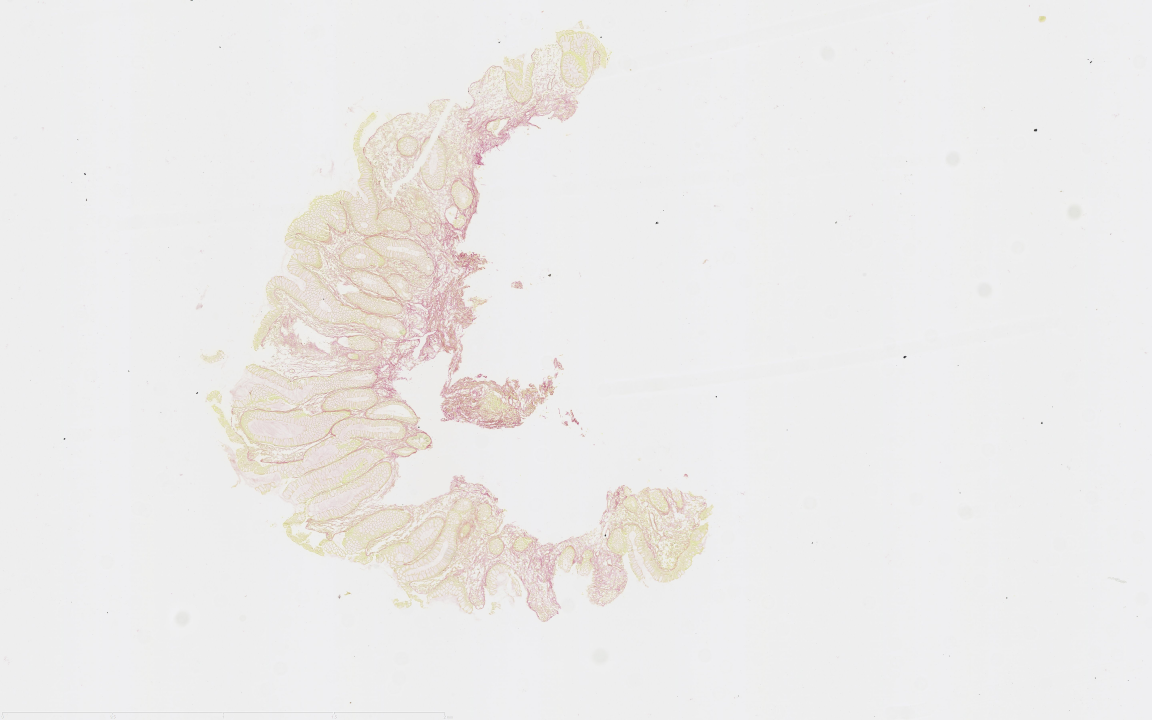
#> input picture app/samples/161511023716926557.jpg, 5760 x 3600 px (shown at 1/5 size)
$ python k-means.py
#> lines starting #> are read from the running program, lines starting #| are printed output that depends on the picture; after the words box and inside, x2 and y2 are one past the last pixel; in counts of white or black regions, pixels touching at a corner belong together
import numpy
import numpy as np
import matplotlib.pyplot as plt
import matplotlib;
import cv2
from PIL import Image
import os;
from math import sqrt
from imantics import Mask


def remove_channels(data, rgb: list, defualt_replace_color=[255, 255, 255]):
    r1, g1, b1 = rgb
    r2, g2, b2 = defualt_replace_color  # Value that we want to replace it with
    red, green, blue = data[:, :, 0], data[:, :, 1], data[:, :, 2]
    mask = (red == r1) & (green == g1) & (blue == b1)
    data[:, :, :3][mask] = [r2, g2, b2]
    return data


def closest_color(all_colors, rgb):
    r, g, b = rgb
    color_diffs = []
    for color in all_colors:
        cr, cg, cb = color
        color_diff = sqrt(abs(r - cr) ** 2 + abs(g - cg) ** 2 + abs(b - cb) ** 2)
        color_diffs.append((color_diff, color))
    return min(color_diffs)[1]


# construct the argument parser and parse the arguments
# plt.matplotlib_fname()
# load the image and convert it from BGR to RGB so that
# we can dispaly it with matplotlib
image_original = cv2.imread("../../samples/161511023716926557.jpg");
#> image_original is the input picture: shape (3600, 5760, 3); mean B, G, R 234, 235.1, 236.7

scale_percent = 10  # percent of original size
width = int(image_original.shape[1] * scale_percent / 100)
#> width = 576
height = int(image_original.shape[0] * scale_percent / 100)
#> height = 360
dim = (width, height)
#> dim = (576, 360)

# resize image
image = cv2.resize(image_original, dim, interpolation=cv2.INTER_AREA)
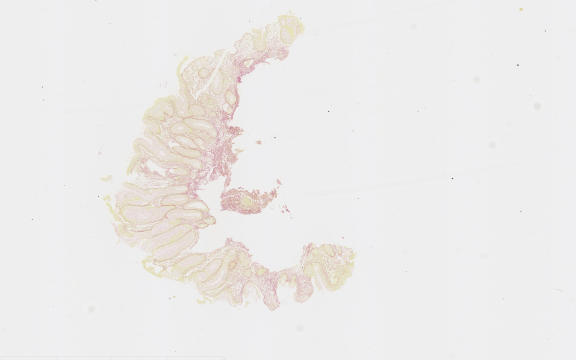
#> image: shape (360, 576, 3); mean B, G, R 234, 235.1, 236.7
cv2.imshow("Image", image)

# Change color to RGB (from BGR)
image = cv2.cvtColor(image, cv2.COLOR_BGR2RGB)
pixel_vals = image.reshape((-1, 3))

# Convert to float type
pixel_vals = np.float32(pixel_vals)
criteria = (cv2.TERM_CRITERIA_EPS + cv2.TERM_CRITERIA_MAX_ITER, 100, 0.85)

# then perform k-means clustering wit h number of clusters defined as 3
# also random centres are initally chosed for k-means clustering
k = 3
retval, labels, centers = cv2.kmeans(pixel_vals, k, None, criteria, 10, cv2.KMEANS_RANDOM_CENTERS)
#> retval = 5063312.8; centers = [[220.3, 198, 189], [238.5, 238.4, 238.5], [229.7, 220.5, 209.4]]

# convert data into 8-bit values
# print()
centers = np.uint8(centers)
#> centers = [[220, 198, 189], [238, 238, 238], [229, 220, 209]]
wanted_channel = closest_color(centers, [233, 150, 122])
#> the loop in closest_color, `for color in all_colors:` made 3 passes
#> (cr, cg, cb, color_diff) on passes 1 to 3: (220, 198, 189, 83.44), (238, 238, 238, 145.7), (229, 220, 209, 111.7)
#> after the loop in closest_color, `for color in all_colors:`: color_diffs = [(83.44, [220, 198, 189]), (145.7, [238, 238, 238]), (111.7, [229, 220, 209])]
#> wanted_channel = [220, 198, 189]
wanted_channels = []

for rgb in centers:
    if numpy.array_equal(rgb, wanted_channel):
        wanted_channels.append([0, 0, 0])
    else:
        wanted_channels.append([255, 255, 255])
#> this loop made 3 passes
#> after the loop, wanted_channels = [[0, 0, 0], [255, 255, 255], [255, 255, 255]]

former_centers = np.uint8(numpy.array(wanted_channels))
#> former_centers = [[0, 0, 0], [255, 255, 255], [255, 255, 255]]

segmented_data = former_centers[labels.flatten()]

# reshape data into the original image dimensions
segmented_image = segmented_data.reshape((image.shape))
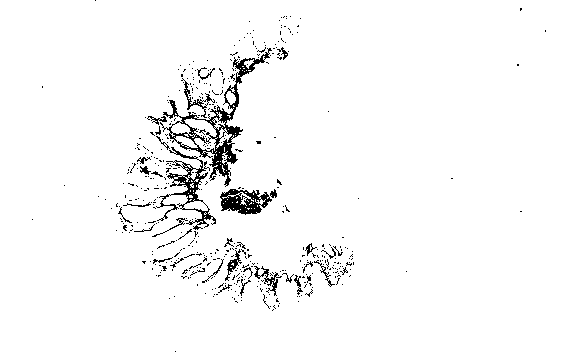
#> segmented_image: shape (360, 576, 3); 96.8% white; black in thin lines or dots, all inside (x1, y1, x2, y2) = (32, 0, 546, 352)
gray = cv2.cvtColor(segmented_image, cv2.COLOR_BGR2GRAY)
binarized = 1.0 * (gray > 127)
print(binarized)
#> (printed output is left out)
percent = []
for i in range(len(centers)):
    j = list(labels).count(i)
    j = j / (len(labels))
    percent.append(j)
#> this loop made 3 passes
#> j on passes 1 to 3: 0.0324, 0.876, 0.0916
#> after the loop, percent = [0.0324, 0.876, 0.0916]

plt.pie(percent, colors=np.array(centers / 255), labels=np.arange(len(centers)))
plt.show()
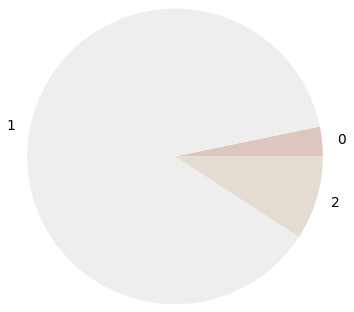
#> figure drawn by matplotlib, 1 panel

cv2.imshow("seg", binarized)

cv2.waitKey(0)
cv2.destroyAllWindows()

$ run again, with app/samples/1613121615185344828.jpg copied over app/samples/161511023716926557.jpg
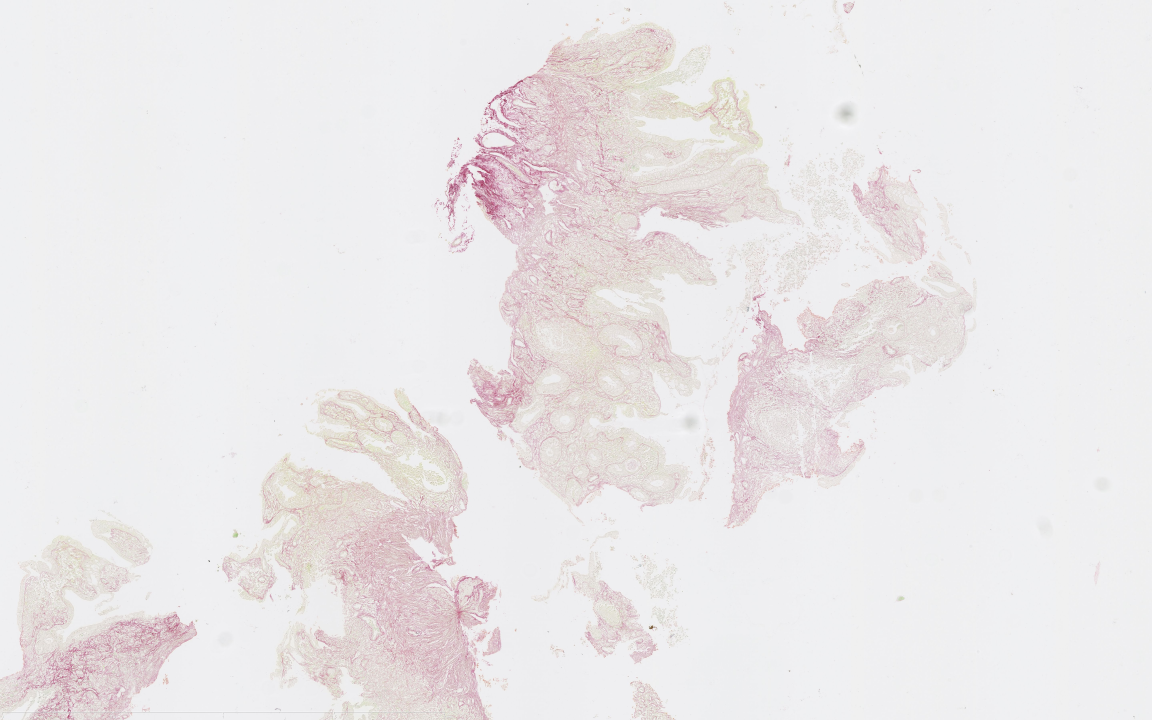
#> input picture app/samples/1613121615185344828.jpg, 5760 x 3600 px (shown at 1/5 size)
#> image_original is the input picture: shape (3600, 5760, 3); mean B, G, R 233.1, 232.1, 235.2
#> `retval, labels, centers = cv2.kmeans(pixel_vals, k, None, criteria, 10..`: retval = 9579830.5; centers = [[217.2, 191, 197.2], [238.9, 238.9, 240.1], [226.9, 218.4, 215.6]]
#> `centers = np.uint8(centers)`: centers = [[217, 190, 197], [238, 238, 240], [226, 218, 215]]
#> the loop in closest_color, `for color in all_colors:` made 3 passes
#> (cr, cg, cb, color_diff) on passes 1 to 3: (217, 190, 197, 86.49), (238, 238, 240, 147.3), (226, 218, 215, 115.4)
#> after the loop in closest_color, `for color in all_colors:`: color_diffs = [(86.49, [217, 190, 197]), (147.3, [238, 238, 240]), (115.4, [226, 218, 215])]
#> wanted_channel = [217, 190, 197]
#> the loop `for rgb in centers:` made 3 passes
#> after the loop `for rgb in centers:`: wanted_channels = [[0, 0, 0], [255, 255, 255], [255, 255, 255]]
#> `segmented_image = segmented_data.reshape((image.shape))`:
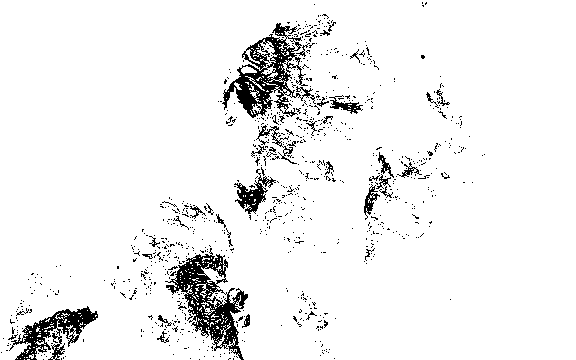
#> segmented_image: shape (360, 576, 3); 93.9% white; 896 black regions (856 under 20 px), largest, box (x1, y1, x2, y2) and area: (165, 248, 248, 360) 3053, (222, 23, 316, 118) 2938, (9, 306, 98, 360) 1696
#> (printed output is left out)
#> the loop `for i in range(len(centers)):` made 3 passes
#> j on passes 1 to 3: 0.0607, 0.757, 0.183
#> after the loop `for i in range(len(centers)):`: percent = [0.0607, 0.757, 0.183]
#> `plt.show()`:
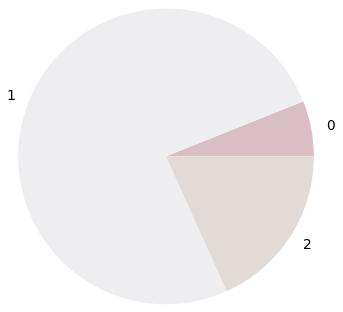
#> figure drawn by matplotlib, 1 panel

$ run again, with app/samples/1613121624583666626.jpg copied over app/samples/161511023716926557.jpg
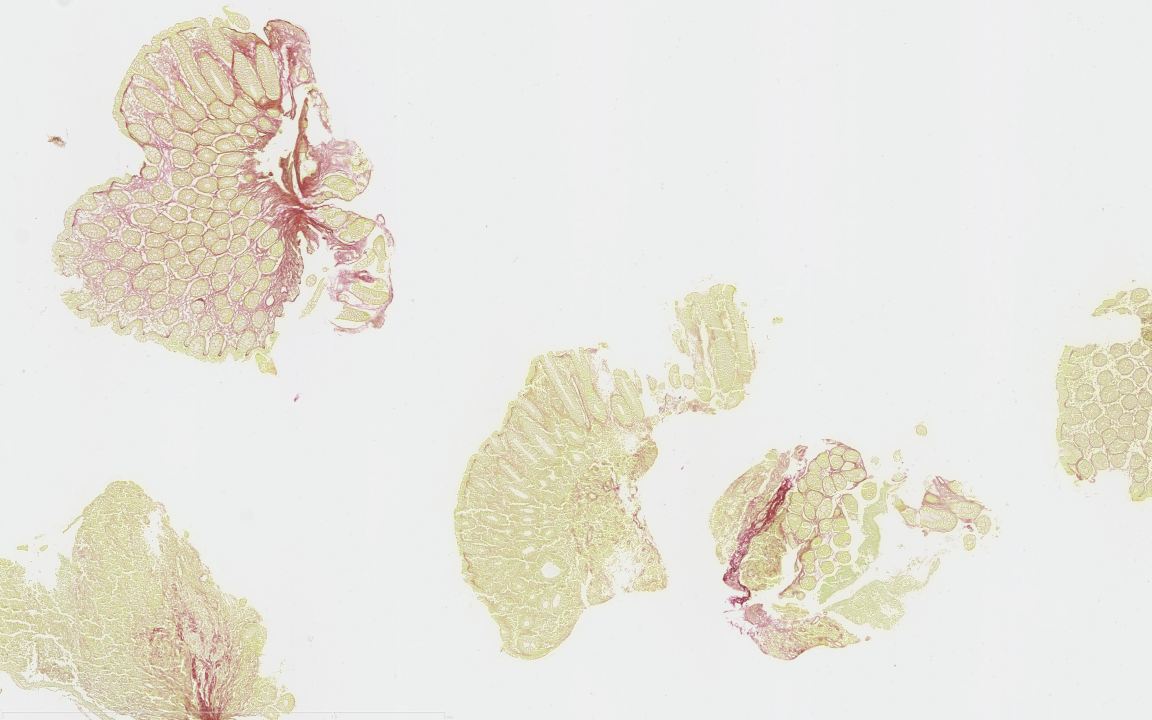
#> input picture app/samples/1613121624583666626.jpg, 5760 x 3600 px (shown at 1/5 size)
#> image_original is the input picture: shape (3600, 5760, 3); mean B, G, R 221.8, 229.9, 232.1
#> `retval, labels, centers = cv2.kmeans(pixel_vals, k, None, criteria, 10..`: retval = 26334284.6; centers = [[219.4, 211.3, 180.8], [236.9, 238.5, 236.9], [198.4, 160.7, 146]]
#> `centers = np.uint8(centers)`: centers = [[219, 211, 180], [236, 238, 236], [198, 160, 146]]
#> the loop in closest_color, `for color in all_colors:` made 3 passes
#> (cr, cg, cb, color_diff) on passes 1 to 3: (219, 211, 180, 85.33), (236, 238, 236, 144), (198, 160, 146, 43.6)
#> after the loop in closest_color, `for color in all_colors:`: color_diffs = [(85.33, [219, 211, 180]), (144, [236, 238, 236]), (43.6, [198, 160, 146])]
#> wanted_channel = [198, 160, 146]
#> the loop `for rgb in centers:` made 3 passes
#> after the loop `for rgb in centers:`: wanted_channels = [[255, 255, 255], [255, 255, 255], [0, 0, 0]]
#> `segmented_image = segmented_data.reshape((image.shape))`:
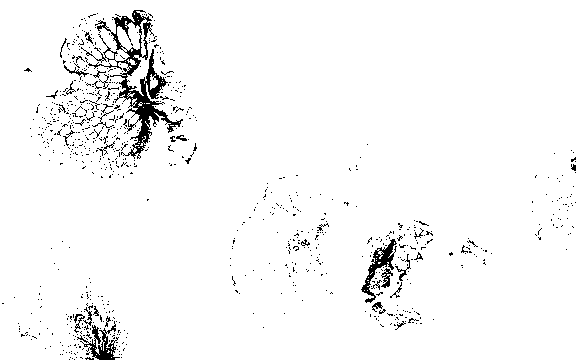
#> segmented_image: shape (360, 576, 3); 96.5% white; black in thin lines or dots
#> gray: shape (360, 576); 96.5% white; black in thin lines or dots
#> binarized: shape (360, 576) float64; values 0 (black) and 1 (white), 96.5% white; black in thin lines or dots
#> (printed output is left out)
#> the loop `for i in range(len(centers)):` made 3 passes
#> j on passes 1 to 3: 0.211, 0.755, 0.0346
#> after the loop `for i in range(len(centers)):`: percent = [0.211, 0.755, 0.0346]
#> `plt.show()`:
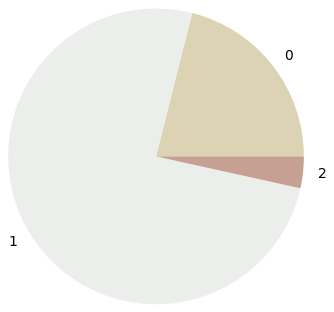
#> figure drawn by matplotlib, 1 panel

$ run again, with app/samples/1613121628789309820.jpg copied over app/samples/161511023716926557.jpg
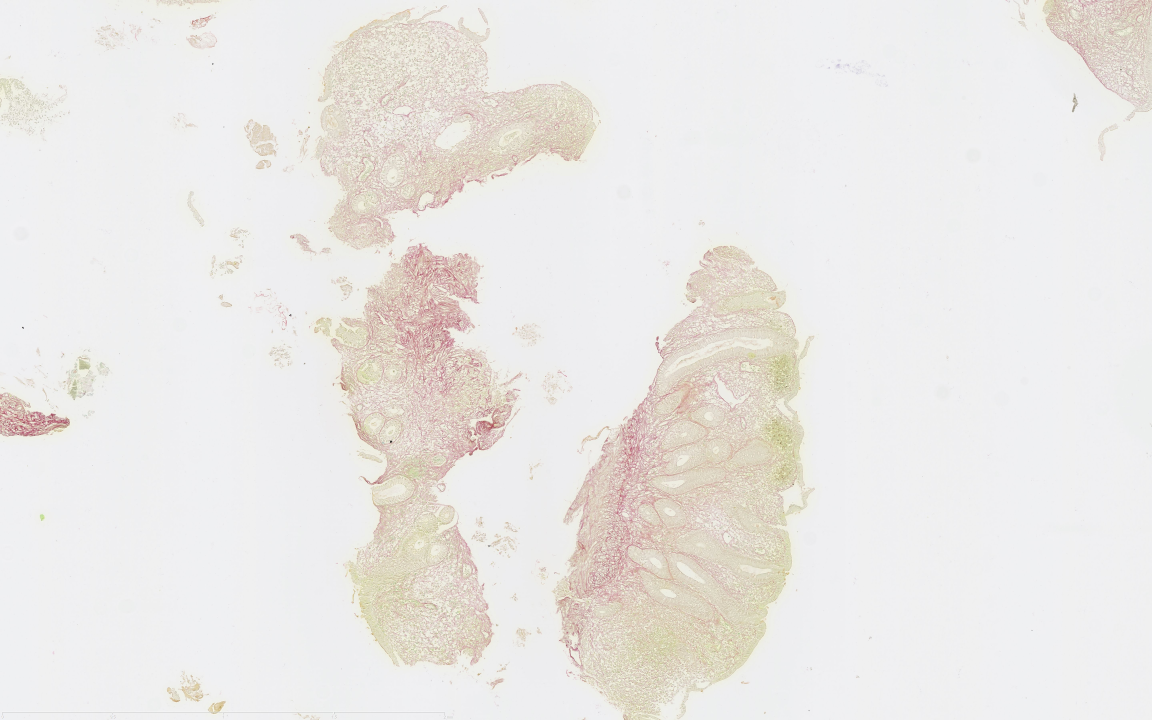
#> input picture app/samples/1613121628789309820.jpg, 5760 x 3600 px (shown at 1/5 size)
#> image_original is the input picture: shape (3600, 5760, 3); mean B, G, R 230.1, 232.6, 235.1
#> `retval, labels, centers = cv2.kmeans(pixel_vals, k, None, criteria, 10..`: retval = 11059840.9; centers = [[238.9, 239, 239.2], [213.8, 192.1, 180], [224.3, 215.5, 200.8]]
#> `centers = np.uint8(centers)`: centers = [[238, 239, 239], [213, 192, 179], [224, 215, 200]]
#> the loop in closest_color, `for color in all_colors:` made 3 passes
#> (cr, cg, cb, color_diff) on passes 1 to 3: (238, 239, 239, 147.1), (213, 192, 179, 73.57), (224, 215, 200, 101.9)
#> after the loop in closest_color, `for color in all_colors:`: color_diffs = [(147.1, [238, 239, 239]), (73.57, [213, 192, 179]), (101.9, [224, 215, 200])]
#> wanted_channel = [213, 192, 179]
#> the loop `for rgb in centers:` made 3 passes
#> after the loop `for rgb in centers:`: wanted_channels = [[255, 255, 255], [0, 0, 0], [255, 255, 255]]
#> `segmented_image = segmented_data.reshape((image.shape))`:
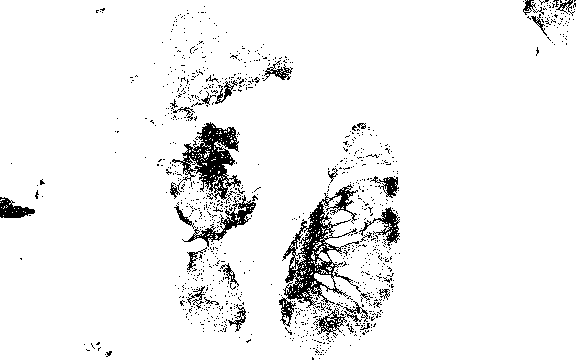
#> segmented_image: shape (360, 576, 3); 94.3% white; black in thin lines or dots
#> gray: shape (360, 576); 94.3% white; black in thin lines or dots
#> binarized: shape (360, 576) float64; values 0 (black) and 1 (white), 94.3% white; black in thin lines or dots
#> (printed output is left out)
#> the loop `for i in range(len(centers)):` made 3 passes
#> j on passes 1 to 3: 0.791, 0.0565, 0.152
#> after the loop `for i in range(len(centers)):`: percent = [0.791, 0.0565, 0.152]
#> `plt.show()`:
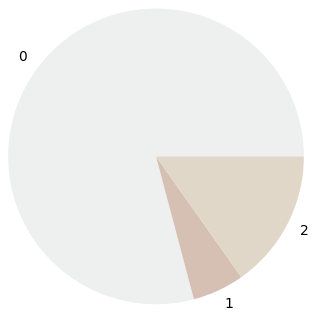
#> figure drawn by matplotlib, 1 panel
